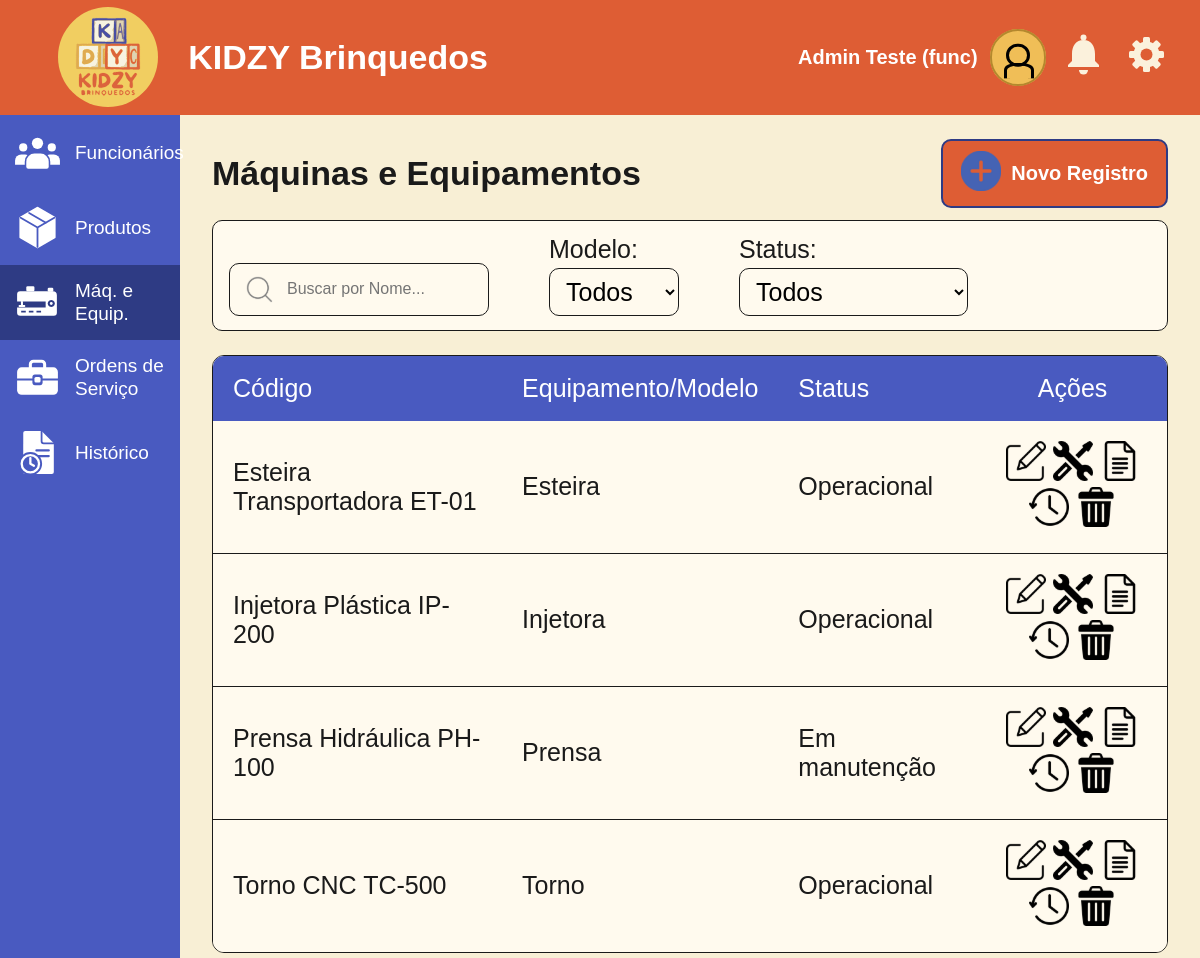
Screenshot of /dashboardf/maquinas.php (signed in) with the database file from the repository.
### tables this page shows
CREATE TABLE `funcionario` (
  `id_funcionario` int NOT NULL,
  `id_cargo` int NOT NULL,
  `id_setor` int NOT NULL,
  `telefone_funcionario` varchar(12) NOT NULL,
  `cpf_funcionario` varchar(14) NOT NULL,
  `email_funcionario` varchar(100) NOT NULL,
  `nome_funcionario` varchar(100) NOT NULL,
  `senha_funcionario` varchar(225) NOT NULL,
  `ativo_funcionario` tinyint(1) NOT NULL DEFAULT '1',
  PRIMARY KEY (`id_funcionario`),
  KEY `idCargo` (`id_cargo`),
  KEY `idSetor` (`id_setor`),
  CONSTRAINT `funcionario_ibfk_1` FOREIGN KEY (`id_cargo`) REFERENCES `cargo` (`id_cargo`),
  CONSTRAINT `funcionario_ibfk_2` FOREIGN KEY (`id_cargo`) REFERENCES `cargo` (`id_cargo`),
  CONSTRAINT `funcionario_ibfk_3` FOREIGN KEY (`id_setor`) REFERENCES `setor` (`id_setor`),
  CONSTRAINT `funcionario_ibfk_4` FOREIGN KEY (`id_cargo`) REFERENCES `cargo` (`id_cargo`),
  CONSTRAINT `funcionario_ibfk_5` FOREIGN KEY (`id_setor`) REFERENCES `setor` (`id_setor`)
);

CREATE TABLE `maquina` (
  `id_maquina` int NOT NULL,
  `tipo_maquina` varchar(50) NOT NULL,
  `nome_maquina` varchar(100) NOT NULL,
  `funcionamento_maquina` varchar(50) NOT NULL,
  `ativo_maquina` tinyint(1) NOT NULL DEFAULT '1',
  PRIMARY KEY (`id_maquina`)
);

### dashboardf/maquinas.php (the view, shortened to what this page needs)
<?php
require_once 'conexao.php';
$tabelasUsuario = [
    'funcionario'   => ['funcionario',   'nome_funcionario',   'id_funcionario'],
    'administrador' => ['administrador', 'nome_administrador', 'id_administrador'],
    'gerente'       => ['gerente',       'nome_gerente',       'id_gerente'],
];
$nomeUsuario = 'Usuário';
$tipoUsuario = $_SESSION['usuario_tipo'] ?? '';
if (isset($tabelasUsuario[$tipoUsuario])) {
    [$tabU, $colNome, $colId] = $tabelasUsuario[$tipoUsuario];
    $stU = $pdo->prepare("SELECT $colNome FROM $tabU WHERE $colId = :id AND ativo_$tabU = 1");
    $stU->execute([':id' => (int) ($_SESSION['usuario_id'] ?? 0)]);
    $nomeUsuario = $stU->fetchColumn() ?: $nomeUsuario;
}
$sql = "SELECT m.id_maquina             AS id,
               m.nome_maquina           AS nome,
               m.tipo_maquina           AS maquina,
               m.funcionamento_maquina  AS funcionamento
        FROM maquina m
        WHERE m.ativo_maquina = 1
        ORDER BY m.nome_maquina";
$maquinas = $pdo->query($sql)->fetchAll();
$paginaAtual = basename($_SERVER['SCRIPT_NAME']);
$menu = [
    [
        "nome" => 'Funcionários',
        "arquivo" => 'index.php',
        "icone" => "img/pessoas.svg"
    ],
    [
        "nome" => 'Produtos',
        "arquivo" => 'produtos.php',
        "icone" => "img/caixa.svg"
    ],
    [
        "nome" => 'Máq. e Equip.',
        "arquivo" => '../dashboardf/maquinas.php',
        "icone" => "img/maquinas.svg"
    ],
    [
        "nome" => 'Ordens de Serviço',
        "arquivo" => 'ordens.php',
        "icone" => "img/maleta.svg"
    ],
    [
        "nome" => "Histórico",
        "arquivo" => 'historico.php',
        "icone" => "img/historico.svg"
    ],
];
?>
<!DOCTYPE html>
<html lang="pt-br">
<head>
    <link rel="stylesheet" href="css/style.css">
</head>
<body>
<div class="page">
        <header class="topbar">
            <div class = "brand">
                <img src="img/kidzy-logo.svg" alt="Kidzy Brinquedos" title="Logomarca" class="logo">
                <h1>KIDZY Brinquedos</h1>
            </div>
            <div class="topbar-right">
                <div class="user">
                    <span class="avatar"></span>
                    <span><strong><?= htmlspecialchars($nomeUsuario) ?></strong></span>
                </div>
                <button class="btn-login" type="button" data-action="login">
                    <span class="icon-circle" aria-hidden="true">
                        <span class="icon-user"></span>
                    </span>
                </button>
                <button class="icon-btn" aria-label="Notificações">
                    <img src="img/sino.svg" alt="sininho">
                </button>
                <button type="button" class="icon-btn" id="btn-conta" aria-label="Configurações da conta">
                    <img src="img/engrenagem.svg" alt="Config">
                </button>
            </div>
        </header>
    <div class="body">
    <nav class="sidebar">
    <?php foreach ($menu as $item): ?>
        <?php $ativo = (basename($item['arquivo']) === $paginaAtual) ? 'active' : ''; ?>
        <a href="<?= htmlspecialchars($item['arquivo']) ?>"
           class="side-item <?= $ativo ?>"
           <?= $ativo ? 'aria-current="page"' : '' ?>>
            <img src="<?= htmlspecialchars($item['icone']) ?>" alt="">
            <span><?= htmlspecialchars($item['nome']) ?></span>
        </a>
    <?php endforeach; ?>
    </nav>
        <main class ="content">
            <div class="content-head">
                <h1>Máquinas e Equipamentos</h1>
                <button type="button" class="btn-primary" id="btn-novo">
                    <span class = "icon-plus">
                        <img src="img/plus.svg" alt="+" class="plus">
                    </span>
                    <span>Novo Registro</span>
                </button>
            </div>
            <form class="filters" method="get">
                <label class="search">
                    <img src="img/lupa.svg" alt="lupa" class="lupa">
                    <input type="text" id="filtro-nome" placeholder="Buscar por Nome..." autocomplete="off" aria-label="Buscar por nome">
                </label>
                <label class="field"> Modelo:
                    <select name="tipo" id="filtro-tipo" data-filtro="tipo">
                        <option value="">Todos</option>
                    </select>
                </label>
                <label class = "field"> Status:
                    <select name="status" id="filtro-status" data-filtro="funcionamento">
                        <option value="">Todos</option>
                    </select>
                </label>
            </form>
            <div class="table-card">
                <table>
                    <thead>
                        <tr><th>Código</th><th>Equipamento/Modelo</th><th>Status</th><th class="center">Ações</th></tr>
                    </thead>
                    <tbody>
                        <?php foreach ($maquinas as $m): ?>
                        <tr data-filtravel
                            data-tipo="<?= htmlspecialchars((string) ($m['maquina'] ?? '')) ?>"
                            data-funcionamento="<?= htmlspecialchars((string) ($m['funcionamento'] ?? '')) ?>">
                            <td class="col-nome"><?= htmlspecialchars($m['nome']) ?></td>
                            <td class="col-tipo"><?= htmlspecialchars($m['maquina'] ?? '-') ?></td>
                            <td class="col-status"><?= htmlspecialchars($m['funcionamento'] ?? '-') ?></td>
                            <td class="actions">
                                <button type="button" class="btn-editar" aria-label="Editar" title="Editar"
                                    data-id="<?= (int) $m['id'] ?>"
                                    data-nome="<?= htmlspecialchars($m['nome']) ?>"
                                    data-tipo="<?= htmlspecialchars((string) ($m['maquina'] ?? '')) ?>"
                                    data-funcionamento="<?= htmlspecialchars((string) ($m['funcionamento'] ?? '')) ?>">
                                    <img src="img/editar.svg" alt="editar" class="edit">
                                </button>
                                <button type="button" class="btn-manutencao" aria-label="Manutenção" title="Manutenção"
                                    data-id="<?= (int) $m['id'] ?>">
                                    <img src="img/chave.svg" alt="chave" class="chave">
                                </button>
                                <button type="button" class="btn-detalhes" aria-label="Detalhes" title = "Detalhes"
                                    data-id="<?= (int) $m['id'] ?>"
                                    data-tipo="<?= htmlspecialchars($m['maquina']) ?>">
                                    <img src="img/listar.svg" alt="detalhes" class="listar">
                                </button>
                                <button type="button" class="btn-historico" aria-label="Histórico" title="Histórico"
                                    data-id="<?= (int) $m['id'] ?>">
                                    <img src="img/relogio.svg" alt="relogio" class="relogio">
                                </button>
                                <button type="button" class="btn-inativar" aria-label="Inativar" title="Inativar"
                                    data-id="<?= (int) $m['id'] ?>"
                                    data-tipo="maquina"
                                    data-nome="<?= htmlspecialchars($m['nome']) ?>">
                                    <img src="img/lixo.svg" alt="desativar" class="inativar">
                                </button>
                            </td>
                        </tr>
                        <?php endforeach; ?>
                    </tbody>
                </table>
            </div>
        </main>
    </div>
</div>
</body>
</html>

### dashboardf/css/style.css (style rules this page uses)
:root { --laranja: #DE5D34; --creme: #F8EFD5; --bege: #F7D89A; --amarelo: #F0BE57; --dourado: #B4882E; --azul: #495AC0; --azescuro: #2E3B84; --branco: #FFFFFF; --preto: #1a1a1a; --verde: #7cb693; --header-h: 72px; --sidebar-w: clamp(150px, 15vw, 240px); }
* { box-sizing: border-box; }
body { margin: 0; background: var(--creme); font-family: "Trebuchet MS", Arial, sans-serif; color: var(--preto); }
button, input, select { font: inherit; }
button { cursor: pointer; }
.page { display: grid; grid-template-rows: auto 1fr; height: 100dvh; }
.topbar { background: var(--laranja); color: var(--branco); display: flex; align-items: center; justify-content: space-between; height: 12vh; padding: 0 28px; }
.brand { flex: 0 0 auto; display: flex; align-items: center; width: clamp(500px, 1vw, 800px); height: clamp(72px, 1vw, 500px); padding-right: 10px; align-items: left; justify-content: space-evenly; }
.topbar-right { display: flex; align-items: center; gap: 12px; font-size: 20px; }
.user { display: flex; align-items: center; gap: 12px; font-size: 20px; }
.avatar { width: 36px; height: 36px; border-radius: 50%; }
.icon-circle { position: relative; flex: 0 0 auto; width: clamp(54px, 4.7vw, 72px); height: clamp(54px, 4.7vw, 72px); display: grid; place-items: center; border: 2px solid var(--dourado ); border-radius: 50%; background: var(--amarelo); color: #000000; }
.btn-login { background: var(--amarelo); border: 0; border-radius: 50%; padding: 0; cursor: pointer; }
.icon-user { width: 45%; height: 45%; border: 3px solid #000; border-radius: 50%; position: relative; transform: translateY(-10%); }
.icon-user::after { content: ""; position: absolute; width: 135%; height: 75%; left: -27%; bottom: -86%; border: 3px solid #000; border-bottom: 0; border-radius: 45% 45% 0 0; }
.icon-btn { background: none; border: 0; color: var(--branco); padding: 0; }
.body { display: grid; grid-template-columns: var(--sidebar-w) 1fr; min-height: 0; }
.sidebar { background: var(--azul); color: var(--branco); display: flex; flex-direction: column; justify-content: flex-start; align-items: left; }
.side-item { display: flex; align-items: center; gap: 12px; padding: 12px 12px; color: inherit; text-decoration: none; font-size: 19px; line-height: 1.25; }
.side-item.active { background: var(--azescuro); }
.content { padding: 24px 32px; overflow-y: auto; }
.content-head { display: flex; align-items: center; justify-content: space-between; margin-bottom: 12px; }
h1 { margin: 0; font-size: 34px; }
.btn-primary { display: flex; align-items: center; gap: 10px; background: var(--laranja); color: var(--branco); border: 2px solid var(--azescuro); border-radius: 10px; padding: 10px 18px; font-size: 20px; font-weight: 700; }
.filters { display: flex; align-items: flex-end; gap: 5vw; border: 1px solid var(--preto); border-radius: 10px; padding: 14px 16px; margin-bottom: 24px; }
.search { display: flex; align-items: center; gap: 8px; border: 1px solid var(--preto); border-radius: 10px; padding: 8px 12px; width: min(100%, 260px); background: #fffaee; }
.search input { border: 0; background: none; outline: 0; width: 100%; }
.field { display: flex; flex-direction: column; gap: 4px; font-size: 25px; }
form { background-color: #fffaee; }
select { display: flex; align-items: center; gap: 8px; border: 1px solid var(--preto); border-radius: 10px; padding: 8px 12px; width: min(100%, 260px); background: #fffaee; }
select option { background: #fffaee; color: var(--preto); font-size: 18px; padding: 8px 12px; }
select option:checked { background: var(--amarelo); color: var(--preto); }
.table-card { border: 1px solid var(--preto); border-radius: 12px; overflow: hidden; min-height: 300px; }
table { width: 100%; border-collapse: collapse; background-color: #fffaee; }
th { background: var(--azul); color: var(--branco); text-align: left; font-weight: 400; font-size: 25px; padding: 18px 20px; }
td { padding: 20px; font-size: 25px; border-bottom: 1px solid var(--preto); }
tbody tr:last-child td { border-bottom: none; }
td.actions { text-align: center; }
.center { text-align: center; }
.actions { justify-content: center; gap: 12px; }
.actions button { background: none; border: 0; padding: 0; color: var(--preto); }
tbody tr { transition: opacity .3s; }
tbody tr.ultima-visivel td { border-bottom: none; }
main { scrollbar-width: none; -ms-overflow-style: none; }

### rows the page displays
funcionario: nome_funcionario "Admin Teste (func)"
maquina: nome_maquina "Esteira Transportadora ET-01", tipo_maquina "Esteira", funcionamento_maquina "Operacional"
maquina: nome_maquina "Injetora Plástica IP-200", tipo_maquina "Injetora", funcionamento_maquina "Operacional"
maquina: nome_maquina "Prensa Hidráulica PH-100", tipo_maquina "Prensa", funcionamento_maquina "Em manutenção"
maquina: nome_maquina "Torno CNC TC-500", tipo_maquina "Torno", funcionamento_maquina "Operacional"

### other values shown
$item['nome'] "Funcionários"
$item['nome'] "Produtos"
$item['nome'] "Máq. e Equip."
$item['nome'] "Ordens de Serviço"
$item['nome'] "Histórico"
